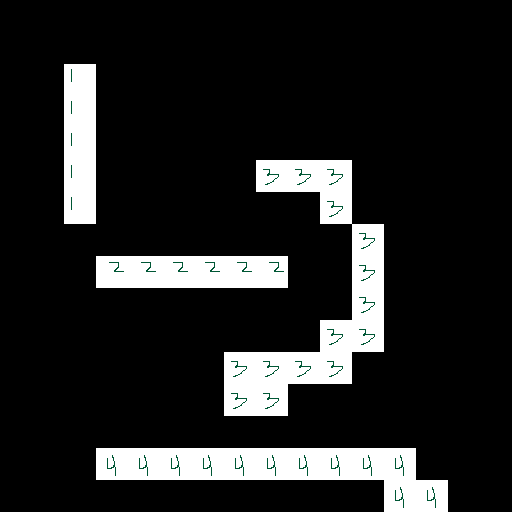

Tiled map render using the project's own tile images. Description and the whole map definition, tile-layer contents included, below:
An orthogonal 16x16 tile map with 32x32 px tiles, 1 tile layer (Tile Layer 1).

<map version="1.0" tiledversion="1.1.6" orientation="orthogonal" renderorder="right-down" width="16" height="16" tilewidth="32" tileheight="32" infinite="0" nextobjectid="1">
 <tileset firstgid="1" name="test" tilewidth="32" tileheight="32" tilecount="4" columns="2">
  <image source="test.png" width="64" height="64" />
 </tileset>
 <layer name="Tile Layer 1" width="16" height="16">
  <data encoding="csv">
0,0,0,0,0,0,0,0,0,0,0,0,0,0,0,0,
0,0,0,0,0,0,0,0,0,0,0,0,0,0,0,0,
0,0,1,0,0,0,0,0,0,0,0,0,0,0,0,0,
0,0,1,0,0,0,0,0,0,0,0,0,0,0,0,0,
0,0,1,0,0,0,0,0,0,0,0,0,0,0,0,0,
0,0,1,0,0,0,0,0,3,3,3,0,0,0,0,0,
0,0,1,0,0,0,0,0,0,0,3,0,0,0,0,0,
0,0,0,0,0,0,0,0,0,0,0,3,0,0,0,0,
0,0,0,2,2,2,2,2,2,0,0,3,0,0,0,0,
0,0,0,0,0,0,0,0,0,0,0,3,0,0,0,0,
0,0,0,0,0,0,0,0,0,0,3,3,0,0,0,0,
0,0,0,0,0,0,0,3,3,3,3,0,0,0,0,0,
0,0,0,0,0,0,0,3,3,0,0,0,0,0,0,0,
0,0,0,0,0,0,0,0,0,0,0,0,0,0,0,0,
0,0,0,4,4,4,4,4,4,4,4,4,4,0,0,0,
0,0,0,0,0,0,0,0,0,0,0,0,4,4,0,0
</data>
 </layer>
</map>
